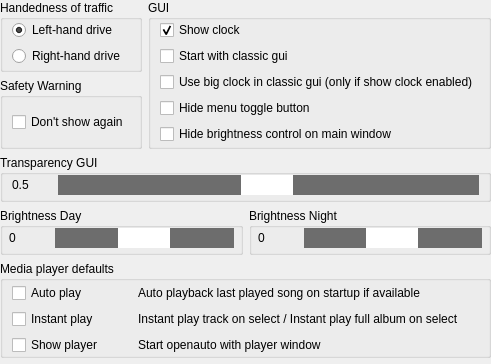
    <widget class="QWidget" name="tab1" native="true">
     <property name="sizePolicy">
      <sizepolicy hsizetype="Expanding" vsizetype="Expanding">
       <horstretch>0</horstretch>
       <verstretch>0</verstretch>
      </sizepolicy>
     </property>
     <layout class="QVBoxLayout" name="verticalLayout_19">
      <property name="spacing">
       <number>6</number>
      </property>
      <property name="leftMargin">
       <number>0</number>
      </property>
      <property name="topMargin">
       <number>0</number>
      </property>
      <property name="rightMargin">
       <number>0</number>
      </property>
      <property name="bottomMargin">
       <number>2</number>
      </property>
      <item>
       <layout class="QHBoxLayout" name="drivegui">
        <property name="spacing">
         <number>6</number>
        </property>
        <item>
         <widget class="QWidget" name="verticalWidget" native="true">
          <property name="sizePolicy">
           <sizepolicy hsizetype="Expanding" vsizetype="Preferred">
            <horstretch>0</horstretch>
            <verstretch>0</verstretch>
           </sizepolicy>
          </property>
          <layout class="QVBoxLayout" name="verticalLayout_12">
           <property name="leftMargin">
            <number>0</number>
           </property>
           <property name="topMargin">
            <number>0</number>
           </property>
           <property name="rightMargin">
            <number>0</number>
           </property>
           <property name="bottomMargin">
            <number>0</number>
           </property>
           <item>
            <widget class="QGroupBox" name="groupBoxHandenessOfTraffic">
             <property name="sizePolicy">
              <sizepolicy hsizetype="Expanding" vsizetype="Preferred">
               <horstretch>0</horstretch>
               <verstretch>0</verstretch>
              </sizepolicy>
             </property>
             <property name="title">
              <string>Handedness of traffic</string>
             </property>
             <property name="alignment">
              <set>Qt::AlignmentFlag::AlignLeading|Qt::AlignmentFlag::AlignLeft|Qt::AlignmentFlag::AlignTop</set>
             </property>
             <layout class="QVBoxLayout" name="verticalLayout_23">
              <property name="topMargin">
               <number>0</number>
              </property>
              <property name="bottomMargin">
               <number>2</number>
              </property>
              <item>
               <widget class="QRadioButton" name="radioButtonLeftHandDrive">
                <property name="sizePolicy">
                 <sizepolicy hsizetype="Expanding" vsizetype="Fixed">
                  <horstretch>0</horstretch>
                  <verstretch>0</verstretch>
                 </sizepolicy>
                </property>
                <property name="text">
                 <string>Left-hand drive</string>
                </property>
                <property name="checked">
                 <bool>true</bool>
                </property>
               </widget>
              </item>
              <item>
               <widget class="QRadioButton" name="radioButtonRightHandDrive">
                <property name="sizePolicy">
                 <sizepolicy hsizetype="Expanding" vsizetype="Fixed">
                  <horstretch>0</horstretch>
                  <verstretch>0</verstretch>
                 </sizepolicy>
                </property>
                <property name="text">
                 <string>Right-hand drive</string>
                </property>
               </widget>
              </item>
             </layout>
            </widget>
           </item>
           <item>
            <widget class="QGroupBox" name="groupBoxSafety">
             <property name="sizePolicy">
              <sizepolicy hsizetype="Expanding" vsizetype="Preferred">
               <horstretch>0</horstretch>
               <verstretch>0</verstretch>
              </sizepolicy>
             </property>
             <property name="title">
              <string>Safety Warning</string>
             </property>
             <layout class="QVBoxLayout" name="verticalLayout_13">
              <property name="topMargin">
               <number>2</number>
              </property>
              <property name="bottomMargin">
               <number>2</number>
              </property>
              <item>
               <widget class="QCheckBox" name="checkBoxDontShowAgain">
                <property name="sizePolicy">
                 <sizepolicy hsizetype="Expanding" vsizetype="Fixed">
                  <horstretch>0</horstretch>
                  <verstretch>0</verstretch>
                 </sizepolicy>
                </property>
                <property name="text">
                 <string>Don't show again</string>
                </property>
               </widget>
              </item>
             </layout>
            </widget>
           </item>
          </layout>
         </widget>
        </item>
        <item>
         <widget class="QGroupBox" name="groupBoxGUI">
          <property name="sizePolicy">
           <sizepolicy hsizetype="Expanding" vsizetype="Fixed">
            <horstretch>0</horstretch>
            <verstretch>0</verstretch>
           </sizepolicy>
          </property>
          <property name="title">
           <string>GUI</string>
          </property>
          <layout class="QVBoxLayout" name="verticalLayout_24">
           <property name="topMargin">
            <number>0</number>
           </property>
           <property name="bottomMargin">
            <number>2</number>
           </property>
           <item>
            <widget class="QCheckBox" name="checkBoxShowClock">
             <property name="sizePolicy">
              <sizepolicy hsizetype="Expanding" vsizetype="Fixed">
               <horstretch>0</horstretch>
               <verstretch>0</verstretch>
              </sizepolicy>
             </property>
             <property name="text">
              <string>Show clock</string>
             </property>
             <property name="checked">
              <bool>true</bool>
             </property>
            </widget>
           </item>
           <item>
            <widget class="QCheckBox" name="checkBoxOldGUI">
             <property name="sizePolicy">
              <sizepolicy hsizetype="Expanding" vsizetype="Fixed">
               <horstretch>0</horstretch>
               <verstretch>0</verstretch>
              </sizepolicy>
             </property>
             <property name="text">
              <string>Start with classic gui</string>
             </property>
            </widget>
           </item>
           <item>
            <widget class="QCheckBox" name="checkBoxShowBigClock">
             <property name="sizePolicy">
              <sizepolicy hsizetype="Expanding" vsizetype="Fixed">
               <horstretch>0</horstretch>
               <verstretch>0</verstretch>
              </sizepolicy>
             </property>
             <property name="text">
              <string>Use big clock in classic gui (only if show clock enabled)</string>
             </property>
            </widget>
           </item>
           <item>
            <widget class="QCheckBox" name="checkBoxHideMenuToggle">
             <property name="sizePolicy">
              <sizepolicy hsizetype="Expanding" vsizetype="Fixed">
               <horstretch>0</horstretch>
               <verstretch>0</verstretch>
              </sizepolicy>
             </property>
             <property name="text">
              <string>Hide menu toggle button</string>
             </property>
            </widget>
           </item>
           <item>
            <widget class="QCheckBox" name="checkBoxHideBrightnessControl">
             <property name="text">
              <string>Hide brightness control on main window</string>
             </property>
            </widget>
           </item>
          </layout>
         </widget>
        </item>
       </layout>
      </item>
      <item>
       <widget class="QGroupBox" name="groupBoxAlpha">
        <property name="sizePolicy">
         <sizepolicy hsizetype="Expanding" vsizetype="Fixed">
          <horstretch>0</horstretch>
          <verstretch>0</verstretch>
         </sizepolicy>
        </property>
        <property name="title">
         <string>Transparency GUI</string>
        </property>
        <layout class="QFormLayout" name="formLayout_15">
         <property name="topMargin">
          <number>0</number>
         </property>
         <property name="bottomMargin">
          <number>4</number>
         </property>
         <item row="1" column="1">
          <widget class="QSlider" name="horizontalSliderAlphaTrans">
           <property name="sizePolicy">
            <sizepolicy hsizetype="Expanding" vsizetype="Fixed">
             <horstretch>0</horstretch>
             <verstretch>0</verstretch>
            </sizepolicy>
           </property>
           <property name="minimumSize">
            <size>
             <width>0</width>
             <height>20</height>
            </size>
           </property>
           <property name="styleSheet">
            <string notr="true">QSlider::handle:horizontal { background: white; height: 32px; width: 52px; margin: 0 0;}
QSlider::groove:horizontal { background: #6d6d6d; height: 32px;}</string>
           </property>
           <property name="minimum">
            <number>1</number>
           </property>
           <property name="maximum">
            <number>100</number>
           </property>
           <property name="value">
            <number>50</number>
           </property>
           <property name="orientation">
            <enum>Qt::Orientation::Horizontal</enum>
           </property>
          </widget>
         </item>
         <item row="1" column="0">
          <widget class="QLabel" name="labelAlphaTransValue">
           <property name="sizePolicy">
            <sizepolicy hsizetype="Minimum" vsizetype="Fixed">
             <horstretch>0</horstretch>
             <verstretch>0</verstretch>
            </sizepolicy>
           </property>
           <property name="minimumSize">
            <size>
             <width>40</width>
             <height>20</height>
            </size>
           </property>
           <property name="maximumSize">
            <size>
             <width>16777215</width>
             <height>20</height>
            </size>
           </property>
           <property name="text">
            <string>0.5</string>
           </property>
          </widget>
         </item>
        </layout>
       </widget>
      </item>
      <item>
       <widget class="QWidget" name="horizontalWidget1" native="true">
        <property name="sizePolicy">
         <sizepolicy hsizetype="Expanding" vsizetype="Preferred">
          <horstretch>0</horstretch>
          <verstretch>0</verstretch>
         </sizepolicy>
        </property>
        <layout class="QHBoxLayout" name="horizontalLayout_38">
         <property name="leftMargin">
          <number>0</number>
         </property>
         <property name="topMargin">
          <number>0</number>
         </property>
         <property name="rightMargin">
          <number>0</number>
         </property>
         <property name="bottomMargin">
          <number>0</number>
         </property>
         <item>
          <widget class="QGroupBox" name="groupBoxSliderDay">
           <property name="sizePolicy">
            <sizepolicy hsizetype="Expanding" vsizetype="Fixed">
             <horstretch>0</horstretch>
             <verstretch>0</verstretch>
            </sizepolicy>
           </property>
           <property name="title">
            <string>Brightness Day</string>
           </property>
           <layout class="QFormLayout" name="formLayout_8">
            <property name="verticalSpacing">
             <number>6</number>
            </property>
            <property name="leftMargin">
             <number>6</number>
            </property>
            <property name="topMargin">
             <number>0</number>
            </property>
            <property name="rightMargin">
             <number>6</number>
            </property>
            <property name="bottomMargin">
             <number>4</number>
            </property>
            <item row="1" column="0">
             <widget class="QLabel" name="labelBrightnessDay">
              <property name="sizePolicy">
               <sizepolicy hsizetype="Minimum" vsizetype="Fixed">
                <horstretch>0</horstretch>
                <verstretch>0</verstretch>
               </sizepolicy>
              </property>
              <property name="minimumSize">
               <size>
                <width>40</width>
                <height>20</height>
               </size>
              </property>
              <property name="maximumSize">
               <size>
                <width>16777215</width>
                <height>20</height>
               </size>
              </property>
              <property name="text">
               <string>0</string>
              </property>
             </widget>
            </item>
            <item row="1" column="1">
             <widget class="QSlider" name="horizontalSliderDay">
              <property name="sizePolicy">
               <sizepolicy hsizetype="Expanding" vsizetype="Fixed">
                <horstretch>0</horstretch>
                <verstretch>0</verstretch>
               </sizepolicy>
              </property>
              <property name="minimumSize">
               <size>
                <width>0</width>
                <height>20</height>
               </size>
              </property>
              <property name="styleSheet">
               <string notr="true">QSlider::handle:horizontal { background: white; height: 32px; width: 52px; margin: 0 0;}
QSlider::groove:horizontal { background: #6d6d6d; height: 32px;}</string>
              </property>
              <property name="minimum">
               <number>1</number>
              </property>
              <property name="maximum">
               <number>100</number>
              </property>
              <property name="value">
               <number>50</number>
              </property>
              <property name="orientation">
               <enum>Qt::Orientation::Horizontal</enum>
              </property>
             </widget>
            </item>
           </layout>
          </widget>
         </item>
         <item>
          <widget class="QGroupBox" name="groupBoxSliderNight">
           <property name="sizePolicy">
            <sizepolicy hsizetype="Expanding" vsizetype="Fixed">
             <horstretch>0</horstretch>
             <verstretch>0</verstretch>
            </sizepolicy>
           </property>
           <property name="title">
            <string>Brightness Night</string>
           </property>
           <layout class="QFormLayout" name="formLayout_17">
            <property name="leftMargin">
             <number>6</number>
            </property>
            <property name="topMargin">
             <number>0</number>
            </property>
            <property name="rightMargin">
             <number>6</number>
            </property>
            <property name="bottomMargin">
             <number>4</number>
            </property>
            <item row="1" column="0">
             <widget class="QLabel" name="labelBrightnessNight">
              <property name="sizePolicy">
               <sizepolicy hsizetype="Minimum" vsizetype="Fixed">
                <horstretch>0</horstretch>
                <verstretch>0</verstretch>
               </sizepolicy>
              </property>
              <property name="minimumSize">
               <size>
                <width>40</width>
                <height>20</height>
               </size>
              </property>
              <property name="maximumSize">
               <size>
                <width>16777215</width>
                <height>20</height>
               </size>
              </property>
              <property name="text">
               <string>0</string>
              </property>
             </widget>
            </item>
            <item row="1" column="1">
             <widget class="QSlider" name="horizontalSliderNight">
              <property name="sizePolicy">
               <sizepolicy hsizetype="Expanding" vsizetype="Fixed">
                <horstretch>0</horstretch>
                <verstretch>0</verstretch>
               </sizepolicy>
              </property>
              <property name="minimumSize">
               <size>
                <width>0</width>
                <height>20</height>
               </size>
              </property>
              <property name="styleSheet">
               <string notr="true">QSlider::handle:horizontal { background: white; height: 32px; width: 52px; margin: 0 0;}
QSlider::groove:horizontal { background: #6d6d6d; height: 32px;}</string>
              </property>
              <property name="minimum">
               <number>1</number>
              </property>
              <property name="maximum">
               <number>100</number>
              </property>
              <property name="value">
               <number>50</number>
              </property>
              <property name="orientation">
               <enum>Qt::Orientation::Horizontal</enum>
              </property>
             </widget>
            </item>
           </layout>
          </widget>
         </item>
        </layout>
       </widget>
      </item>
      <item>
       <widget class="QGroupBox" name="groupBoxMediaPlayer">
        <property name="sizePolicy">
         <sizepolicy hsizetype="Expanding" vsizetype="Preferred">
          <horstretch>0</horstretch>
          <verstretch>0</verstretch>
         </sizepolicy>
        </property>
        <property name="title">
         <string>Media player defaults</string>
        </property>
        <layout class="QVBoxLayout" name="verticalLayout_14">
         <property name="spacing">
          <number>2</number>
         </property>
         <property name="topMargin">
          <number>2</number>
         </property>
         <property name="bottomMargin">
          <number>0</number>
         </property>
         <item>
          <widget class="QWidget" name="formWidget_3" native="true">
           <property name="sizePolicy">
            <sizepolicy hsizetype="Expanding" vsizetype="Preferred">
             <horstretch>0</horstretch>
             <verstretch>0</verstretch>
            </sizepolicy>
           </property>
           <layout class="QFormLayout" name="formLayout_5">
            <property name="leftMargin">
             <number>0</number>
            </property>
            <property name="topMargin">
             <number>0</number>
            </property>
            <property name="rightMargin">
             <number>0</number>
            </property>
            <property name="bottomMargin">
             <number>0</number>
            </property>
            <item row="0" column="0">
             <widget class="QCheckBox" name="checkBoxAutoPlay">
              <property name="sizePolicy">
               <sizepolicy hsizetype="Fixed" vsizetype="Preferred">
                <horstretch>0</horstretch>
                <verstretch>0</verstretch>
               </sizepolicy>
              </property>
              <property name="minimumSize">
               <size>
                <width>120</width>
                <height>0</height>
               </size>
              </property>
              <property name="text">
               <string>Auto play</string>
              </property>
             </widget>
            </item>
            <item row="0" column="1">
             <widget class="QLabel" name="label_AutoPlay">
              <property name="sizePolicy">
               <sizepolicy hsizetype="Preferred" vsizetype="Preferred">
                <horstretch>0</horstretch>
                <verstretch>0</verstretch>
               </sizepolicy>
              </property>
              <property name="text">
               <string>Auto playback last played song on startup if available</string>
              </property>
             </widget>
            </item>
            <item row="1" column="0">
             <widget class="QCheckBox" name="checkBoxInstantPlay">
              <property name="sizePolicy">
               <sizepolicy hsizetype="Minimum" vsizetype="Preferred">
                <horstretch>0</horstretch>
                <verstretch>0</verstretch>
               </sizepolicy>
              </property>
              <property name="minimumSize">
               <size>
                <width>120</width>
                <height>0</height>
               </size>
              </property>
              <property name="text">
               <string>Instant play</string>
              </property>
             </widget>
            </item>
            <item row="1" column="1">
             <widget class="QLabel" name="label_InstantPlay">
              <property name="sizePolicy">
               <sizepolicy hsizetype="Expanding" vsizetype="Preferred">
                <horstretch>0</horstretch>
                <verstretch>0</verstretch>
               </sizepolicy>
              </property>
              <property name="text">
               <string>Instant play track on select / Instant play full album on select</string>
              </property>
             </widget>
            </item>
            <item row="2" column="0">
             <widget class="QCheckBox" name="checkBoxShowPlayer">
              <property name="sizePolicy">
               <sizepolicy hsizetype="Expanding" vsizetype="Preferred">
                <horstretch>0</horstretch>
                <verstretch>0</verstretch>
               </sizepolicy>
              </property>
              <property name="minimumSize">
               <size>
                <width>120</width>
                <height>0</height>
               </size>
              </property>
              <property name="text">
               <string>Show player</string>
              </property>
             </widget>
            </item>
            <item row="2" column="1">
             <widget class="QLabel" name="label_ShowPlayer">
              <property name="text">
               <string>Start openauto with player window</string>
              </property>
             </widget>
            </item>
           </layout>
          </widget>
         </item>
        </layout>
       </widget>
      </item>
      <item>
       <spacer name="autofill_space_tab1">
        <property name="orientation">
         <enum>Qt::Orientation::Vertical</enum>
        </property>
        <property name="sizeHint" stdset="0">
         <size>
          <width>20</width>
          <height>4</height>
         </size>
        </property>
       </spacer>
      </item>
     </layout>
    </widget>
